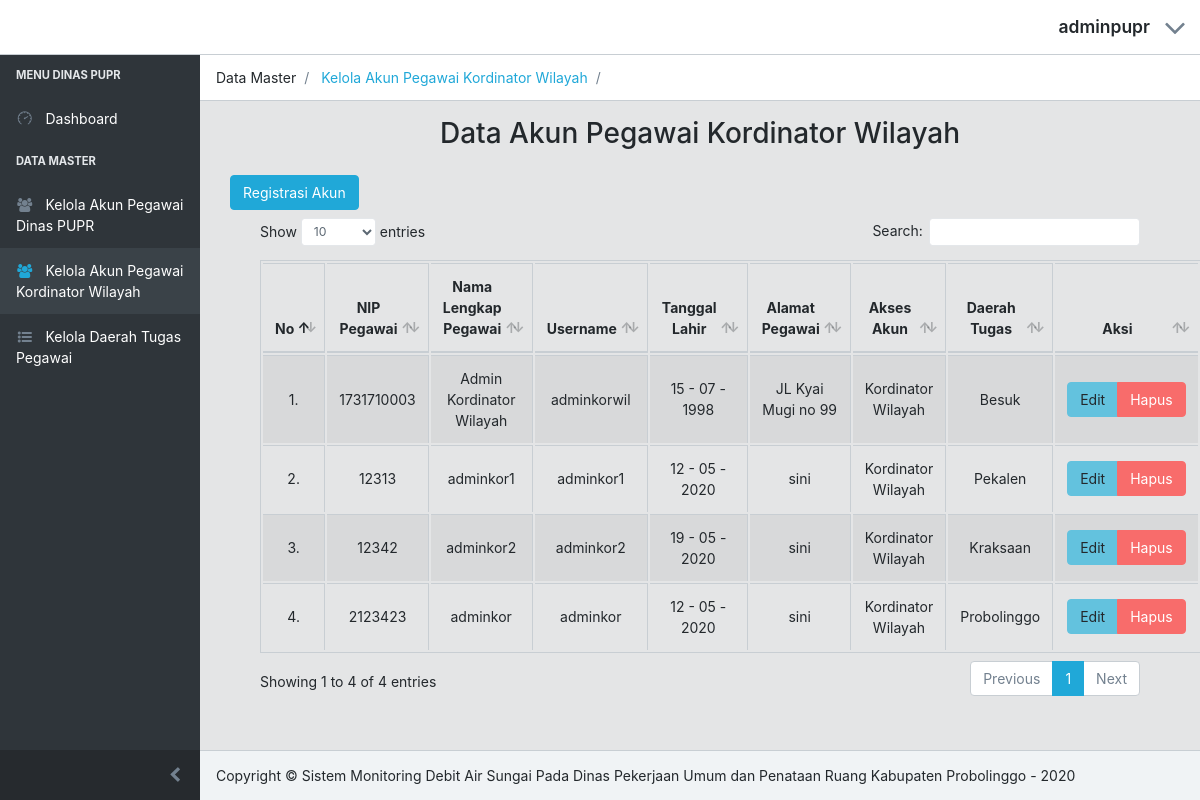
The page /data_pupr/KelolaAkun_korwil.php (signed in) on the database its author committed.
### tables this page shows
CREATE TABLE `db_user` (
  `id_user` varchar(25) NOT NULL,
  `nip_user` varchar(30) DEFAULT NULL,
  `nama_user` varchar(30) DEFAULT NULL,
  `username` varchar(30) DEFAULT NULL,
  `password` varchar(256) DEFAULT NULL,
  `tgl_lahir_user` date DEFAULT NULL,
  `alamat_user` varchar(30) DEFAULT NULL,
  `id_akses` varchar(25) DEFAULT NULL,
  `id_daerah` varchar(25) DEFAULT NULL
);

CREATE TABLE `db_akses` (
  `id_akses` varchar(25) NOT NULL,
  `nama_akses` varchar(30) DEFAULT NULL
);

CREATE TABLE `daerah_tugas` (
  `id_daerah` varchar(25) NOT NULL,
  `daerah_tugas` varchar(30) DEFAULT NULL
);

### data_pupr/fungsi.php (called while the page is built, shortened)
<?php
    include "../koneksi/koneksi.php";
    function query($query_kedua){
        global $koneksi;
        $result = mysqli_query($koneksi, $query_kedua);
        $rows = [];
        while ($data = mysqli_fetch_assoc($result)) {
            $rows[] = $data;
        }
        return $rows;
    }
?>

### data_pupr/KelolaAkun_korwil.php (the view, shortened to what this page needs)
<?php
    $lokasi1 = "Data Master";
    $lokasi2 = "Kelola Akun Pegawai Kordinator Wilayah";
    $linklokasi2 = "KelolaAkun_korwil.php";
    include "../data_pupr/template/header.php";
    include "../data_pupr/template/menu.php";
    include "../data_pupr/template/lokasi.php";
    include "../data_pupr/fungsi.php";
        $db_pegawai = query("SELECT a.id_user, a.nip_user, a.nama_user, a.username, a.tgl_lahir_user, a.alamat_user, b.nama_akses, c.daerah_tugas FROM db_user a
                            INNER JOIN db_akses b ON a.id_akses = b.id_akses
                            INNER JOIN daerah_tugas c ON a.id_daerah = c.id_daerah WHERE a.id_akses = 2");
    ?>
<div class="container-fluid">
    <h2 align="center" class="pt-3 pb-3">Data Akun Pegawai Kordinator Wilayah</h2>
    <div class="row justify-content-center">
        <div class="col-sm-12 col-lg-12 ">
            <a href="registrasi_korwil.php" class="btn btn-primary mb-2">Registrasi Akun</a>
            <table class="table table-striped table-hover table-bordered table-align-middle" id="data">
                <thead >
                    <tr align="center">
                        <th>No</th>
                        <th width="30px">NIP Pegawai</th>
                        <th width="180px">Nama Lengkap Pegawai</th>
                        <th width="100px">Username</th>
                        <th width="120px">Tanggal Lahir </th>
                        <th width="200px">Alamat Pegawai</th>
                        <th width="70px">Akses Akun </th>
                        <th width="70px">Daerah Tugas </th>
                        <th>Aksi</th>
                    </tr>
                </thead>
                <tbody>
                    <?php
                    $i = 1;
                    foreach ($db_pegawai as $data) {
                        ?>
                <tr align="center">
                    <td><?=$i++?>.</td>
                    <td><?=$data['nip_user']?></td>
                    <td><?=$data['nama_user']?></td>
                    <td><?=$data['username']?></td>
                    <td><?php echo date('d - m - Y', strtotime($data["tgl_lahir_user"]));?></td>
                    <td><?=$data['alamat_user']?></td>
                    <td><?=$data['nama_akses']?></td>
                    <td><?=$data['daerah_tugas']?></td>
                    <td>
                        <div class="btn-group">
                            <a href="EditAkun_korwil.php?id=<?=$data['id_user']?>"  class="btn btn-info">Edit</a>
                            <a href="DeleteAkun_korwil.php?id=<?=$data['id_user']?>" onclick="return confirm('Apakah anda ingin menghapus data ini ?')" class="btn btn-danger">Hapus</a>
                        </div>
                    </td>
                </tr>
                    <?php } ?>
                </tbody>
                </table>
            </div>
        </div>
    </div>
<?php
    include "template/footer.php";
?>

### data_pupr/template/header.php (shortened to what this page needs)
<!DOCTYPE html>
<html lang="en">
<head><meta http-equiv="Content-Type" content="text/html; charset=utf-8">
  <link href="../assets/vendors/css/flag-icon.min.css" rel="stylesheet">
  <link href="../assets/vendors/css/font-awesome.min.css" rel="stylesheet">
  <link href="../assets/vendors/css/simple-line-icons.css" rel="stylesheet">
  <link rel="stylesheet" href="../assets/css/datatables.min.css">
  <link href="../assets/css/style.min.css" rel="stylesheet">
  <link href="../assets/css/costum.css" rel="stylesheet">
  <link href="../assets/css/pace.min.css" rel="stylesheet">
</head>
<body class="app header-fixed sidebar-fixed aside-menu-fixed sidebar-lg-show">
  <header class="app-header navbar">
    <a class="navbar-brand" href="./">
    </a>
    <ul class="nav navbar-nav ml-auto">
      <font class="text-value-sm">
        <?=$_SESSION['username']?>
      </font>
      <li class="nav-item dropdown">
        <a class="nav-link" data-toggle="dropdown" href="#" role="button" aria-haspopup="true" aria-expanded="false">
          <span class="fa fa-angle-down" style="font-size: 35px;"></span>
        </a>
      </li>
    </ul>
  </header>

### data_pupr/template/menu.php
<div class="app-body">
    <div class="sidebar">
      <nav class="sidebar-nav">
        <ul class="nav">
          <li class="nav-title">Menu Dinas PUPR</li>
          <li class="nav-item">
            <a class="nav-link" href="index.php">
              <i class="nav-icon icon-speedometer"></i> Dashboard</a>
          </li>
          <li class="nav-title">Data Master</li>
              <li class="nav-item">
                <a class="nav-link" href="KelolaAkun_pupr.php">
                  <i class="nav-icon fa fa-users"></i> Kelola Akun Pegawai Dinas PUPR</a>
              </li>
              <li class="nav-item">
                <a class="nav-link" href="KelolaAkun_korwil.php">
                  <i class="nav-icon fa fa-users"></i> Kelola Akun Pegawai Kordinator Wilayah</a>
              </li>
              <li class="nav-item">
                <a class="nav-link" href="KelolaDaerah_tugas.php">
                  <i class="nav-icon fa fa-list-ul"></i> Kelola Daerah Tugas Pegawai</a>
              </li>
        </ul>
      </nav>
      <button class="sidebar-minimizer brand-minimizer" type="button"></button>
    </div>

### data_pupr/template/lokasi.php (shortened to what this page needs)
<main class="main">
      <ol class="breadcrumb" style="margin-bottom: auto">
        <li class="breadcrumb-item"><?=$lokasi1?></li>
        <li class="breadcrumb-item">
          <a href="<?=$linklokasi2?>"><?=$lokasi2?></a>
        </li>
        <li class="breadcrumb-item">
        </li>
      </ol>

### data_pupr/template/footer.php (shortened to what this page needs)
</main>
</div>
<footer class="app-footer">
    <div>
      <span>Copyright &copy; Sistem Monitoring Debit Air Sungai Pada Dinas Pekerjaan Umum dan Penataan Ruang Kabupaten Probolinggo - 2020</span>
    </div>
  </footer>
</body>
</html>

### rows shown on the page
db_user: nip_user "1731710003", nama_user "Admin Kordinator Wilayah", username "adminkorwil", tgl_lahir_user "15 - 07 - 1998", alamat_user "JL Kyai Mugi no 99", id_akses.nama_akses "Kordinator Wilayah", id_daerah.daerah_tugas "Besuk"
db_user: nip_user "12313", nama_user "adminkor1", username "adminkor1", tgl_lahir_user "12 - 05 - 2020", alamat_user "sini", id_akses.nama_akses "Kordinator Wilayah", id_daerah.daerah_tugas "Pekalen"
db_user: nip_user "12342", nama_user "adminkor2", username "adminkor2", tgl_lahir_user "19 - 05 - 2020", alamat_user "sini", id_akses.nama_akses "Kordinator Wilayah", id_daerah.daerah_tugas "Kraksaan"
db_user: nip_user "2123423", nama_user "adminkor", username "adminkor", tgl_lahir_user "12 - 05 - 2020", alamat_user "sini", id_akses.nama_akses "Kordinator Wilayah", id_daerah.daerah_tugas "Probolinggo"

### other values the page prints
$_SESSION['username'] "adminpupr"
$lokasi1 "Data Master"
$lokasi2 "Kelola Akun Pegawai Kordinator Wilayah"
